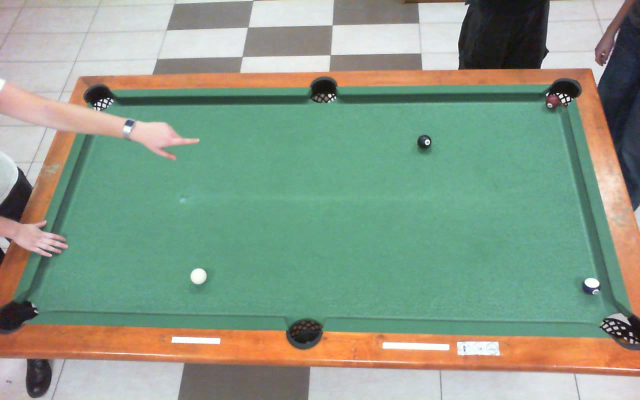
#> input picture back_raspberry/tests/fixtures/photos/live-2026-11-18/20261118-162227.jpg, 1280 x 800 px (shown at 1/2 size)
$ python -i calibration.py   (imports and definitions only)
#> lines starting #> are read from the running program, lines starting #| are printed output that depends on the picture; after the words box and inside, x2 and y2 are one past the last pixel; in counts of white or black regions, pixels touching at a corner belong together
"""Table boundary estimation, with robust straight-edge extrapolation past pockets.

Multiple color masks accommodate colored and low-saturation cloth. No learned
models or reference-photo-specific coordinates are used.
"""
import cv2
import numpy as np


def ordered(points):
    center = points.mean(axis=0)
    points = points[np.argsort(np.arctan2(points[:, 1] - center[1], points[:, 0] - center[0]))]
    upper = np.argsort(points[:, 1])[:2]
    return np.roll(points, -upper[np.argmin(points[upper, 0])], axis=0)


def refine_edges(contour, quad, diagonal):
    boundary = contour[:, 0, :].astype(float)
    lines, residuals = [], []
    for i in range(4):
        a, b = quad[i], quad[(i + 1) % 4]
        direction = b - a; length = np.linalg.norm(direction); direction /= length
        relative = boundary - a
        along = relative @ direction
        perpendicular = np.abs(relative[:, 0] * direction[1] - relative[:, 1] * direction[0])
        # Ignore pockets and corner bevels; use the middle 76% of each edge.
        selected = boundary[(along > length * .12) & (along < length * .88) & (perpendicular < diagonal * .025)]
        if len(selected) < 12 or np.ptp(selected @ direction) < length * .35:
            return None
        vx, vy, x, y = cv2.fitLine(selected.astype(np.float32), cv2.DIST_HUBER, 0, .01, .01).ravel()
        distances = np.abs((selected[:, 0] - x) * vy - (selected[:, 1] - y) * vx)
        inliers = selected[distances <= max(1.5, float(np.quantile(distances, .70)))]
        if len(inliers) >= 10:
            vx, vy, x, y = cv2.fitLine(inliers.astype(np.float32), cv2.DIST_HUBER, 0, .01, .01).ravel()
            # Score the robust line on the same inliers used to fit it. Pocket
            # gaps, shadows and textured rail boundaries are excluded above;
            # charging their old residual again rejects otherwise straight rails.
            distances = np.abs((inliers[:, 0] - x) * vy - (inliers[:, 1] - y) * vx)
        lines.append(np.array([vy, -vx, vx * y - vy * x]))
        residuals.append(float(np.median(distances)))
    corners = []
    for i in range(4):
        crossing = np.cross(lines[i - 1], lines[i])
        if abs(crossing[2]) < .08:
            return None
        corners.append(crossing[:2] / crossing[2])
    return np.float32(corners), float(np.mean(residuals))


def candidate_masks(image, settings=None):
    image = cv2.GaussianBlur(image, (3, 3), 0)
    hsv = cv2.cvtColor(image, cv2.COLOR_BGR2HSV)
    if settings is not None and settings.cloth_hue is not None:
        delta = np.abs(hsv[:, :, 0].astype(float) - settings.cloth_hue)
        delta = np.minimum(delta, 180 - delta)
        yield np.uint8((delta <= settings.hue_tolerance)
                       & (hsv[:, :, 1] >= settings.saturation_min)
                       & (hsv[:, :, 2] > 25)) * 255
        return
    lab = cv2.cvtColor(image, cv2.COLOR_BGR2LAB).astype(float)
    h, w = image.shape[:2]
    # Pale/grey cloth under spotlights can lose almost all hue information.
    for value in (75, 100, 120, 140, 170, 200):
        yield np.uint8((hsv[:, :, 1] < 90) & (hsv[:, :, 2] > value)) * 255
    sample = hsv[h // 8:h * 7 // 8:3, w // 8:w * 7 // 8:3].reshape(-1, 3)
    valid = sample[(sample[:, 1] > 50) & (sample[:, 2] > 45)]
    if len(valid):
        histogram = np.bincount(valid[:, 0], minlength=180).astype(float)
        histogram = sum(np.roll(histogram, k) for k in range(-3, 4))
        for _ in range(2):
            hue = int(histogram.argmax())
            if histogram[hue] < 50:
                break
            delta = np.abs(hsv[:, :, 0].astype(float) - hue); delta = np.minimum(delta, 180 - delta)
            for tolerance in (10, 18):
                yield np.uint8((delta <= tolerance) & (hsv[:, :, 1] > 45) & (hsv[:, :, 2] > 40)) * 255
            histogram[np.minimum(np.abs(np.arange(180) - hue), 180 - np.abs(np.arange(180) - hue)) < 25] = 0
    # Quantized LAB modes, not a single center pixel (which may be a ball).
    colors = lab[h // 5:h * 4 // 5:4, w // 5:w * 4 // 5:4].reshape(-1, 3)
    bins = (colors // np.array([24, 12, 12])).astype(int)
    keys, counts = np.unique(bins, axis=0, return_counts=True)
    seeds = []
    for key in keys[np.argsort(-counts)[:8]]:
        color = np.median(colors[np.all(bins == key, axis=1)], axis=0)
        if color[0] < 65 or any(np.linalg.norm((color - c) / [2, 1, 1]) < 15 for c in seeds):
            continue
        seeds.append(color)
        chroma = np.linalg.norm(lab[:, :, 1:] - color[1:], axis=2)
        for lightness in (24, 48):
            yield np.uint8((chroma < 18) & (np.abs(lab[:, :, 0] - color[0]) < lightness)) * 255
        if len(seeds) >= 3:
            break


def inner_cushion_edges(image, quad):
    """Find coherent parallel seams inward from the cloth-color silhouette.

    Median normal profiles ignore local balls, pocket gaps and printed marks.
    A visible inner cushion seam takes priority over the outer color boundary.
    """
    lab = cv2.GaussianBlur(cv2.cvtColor(image, cv2.COLOR_BGR2LAB), (3, 3), 0).astype(np.float32)
    h, w = image.shape[:2]; diagonal = np.hypot(w, h)
    interior = np.zeros((h, w), np.uint8)
    cv2.fillConvexPoly(interior, np.int32(quad.mean(axis=0) + .8 * (quad - quad.mean(axis=0))), 255)
    pale_cloth = np.median(cv2.cvtColor(image, cv2.COLOR_BGR2HSV)[:, :, 1][interior > 0]) < 90
    lines = []
    for i in range(4):
        a, b = quad[i], quad[(i + 1) % 4]
        direction = (b - a) / np.linalg.norm(b - a)
        normal = np.array([-direction[1], direction[0]])
        ts = np.r_[np.linspace(.16, .39, 22), np.linspace(.61, .84, 22)]
        positions = a + ts[:, None] * (b - a)
        offsets = np.arange(-int(diagonal * .012), int(diagonal * .040) + 1, dtype=float)
        grid = positions[:, None, :] + offsets[None, :, None] * normal
        samples = cv2.remap(lab, grid[:, :, 0].astype(np.float32), grid[:, :, 1].astype(np.float32), cv2.INTER_LINEAR, borderMode=cv2.BORDER_REPLICATE)
        gradient = np.linalg.norm(samples[:, 4:] - samples[:, :-4], axis=2)
        profile = np.median(gradient, axis=0)
        # The innermost significant transition leads into the flat cloth plane.
        # Adjacent cushion seams can form one broad gradient band. The last
        # coherent peak leads onto the cloth; choosing the strongest peak in
        # the band can include the cushion face in the playing surface.
        threshold = max(4., float(profile.max()) * .12)
        strong = profile > threshold
        groups = np.split(np.flatnonzero(strong), np.where(np.diff(np.flatnonzero(strong)) > 1)[0] + 1)
        groups = [g for g in groups if len(g) and offsets[g[-1] + 2] < offsets[-1] - 2]
        if groups:
            group = groups[-1]
            peaks = [j for j in group if 0 < j < len(profile) - 1
                     and profile[j] >= profile[j - 1] and profile[j] >= profile[j + 1]]
            peak = peaks[-1] if peaks else group[np.argmax(profile[group])]
            low, high = max(0, peak - 2), min(gradient.shape[1], peak + 3)
            best = low + np.argmax(gradient[:, low:high], axis=1)
            valid = gradient[np.arange(len(best)), best] > max(4., profile[peak] * .5)
            points = positions[valid] + offsets[best[valid] + 2, None] * normal
            if len(points) >= 22:
                if pale_cloth:
                    # Achromatic thresholds may cut across a lighting gradient;
                    # use the photometric seam to correct that coarse angle.
                    vx, vy, x, y = cv2.fitLine(points.astype(np.float32), cv2.DIST_HUBER, 0, .01, .01).ravel()
                    lines.append(np.array([vy, -vx, vx * y - vy * x])); continue
                # Preserve the robust full-rail angle on colored cloth.
                offset = float(np.median(offsets[best[valid] + 2]))
                lines.append(np.array([normal[0], normal[1], -normal @ (a + offset * normal)])); continue
        lines.append(np.array([normal[0], normal[1], -normal @ a]))
    intersections = []
    for i in range(4):
        p = np.cross(lines[i - 1], lines[i])
        if abs(p[2]) < .08:
            return quad
        intersections.append(p[:2] / p[2])
    refined = np.float32(intersections)
    if not cv2.isContourConvex(refined) or cv2.contourArea(refined, oriented=True) < cv2.contourArea(quad) * .65:
        return quad
    return refined


def find_table(image, settings=None, *, allow_curved=False):
    height, width = image.shape[:2]
    scale = min(1, 1000 / max(width, height))
    small = cv2.resize(image, None, fx=scale, fy=scale)
    h, w = small.shape[:2]; diagonal = float(np.hypot(w, h))
    best = None
    for mask in candidate_masks(small, settings):
        mask = cv2.morphologyEx(mask, cv2.MORPH_OPEN, cv2.getStructuringElement(cv2.MORPH_ELLIPSE, (7, 7)))
        mask = cv2.morphologyEx(mask, cv2.MORPH_CLOSE, np.ones((5, 5), np.uint8))
        contours, _ = cv2.findContours(mask, cv2.RETR_EXTERNAL, cv2.CHAIN_APPROX_NONE)
        for contour in sorted(contours, key=cv2.contourArea, reverse=True)[:2]:
            area = cv2.contourArea(contour)
            if not .08 * h * w < area < .985 * h * w:
                continue
            hull = cv2.convexHull(contour)
            quad = None
            for epsilon in (.012, .020, .030, .045, .060):
                approximation = cv2.approxPolyDP(hull, epsilon * cv2.arcLength(hull, True), True)
                if len(approximation) == 4:
                    quad = ordered(approximation[:, 0, :].astype(float)); break
            if quad is None:
                continue
            refined = refine_edges(contour, quad, diagonal)
            if refined is None:
                continue
            points, residual = refined
            if not cv2.isContourConvex(points) or cv2.contourArea(points, oriented=True) <= 0:
                continue
            if np.any(points < -diagonal * .025) or np.any(points[:, 0] > w + diagonal * .025) or np.any(points[:, 1] > h + diagonal * .025):
                continue
            lengths = np.linalg.norm(np.roll(points, -1, axis=0) - points, axis=1)
            if min(lengths) < diagonal * .1:
                continue
            polygon = np.zeros_like(mask); cv2.fillConvexPoly(polygon, np.int32(points), 255)
            coverage = np.count_nonzero((mask > 0) & (polygon > 0)) / max(1, np.count_nonzero(polygon))
            convexity = min(1., area / max(1, cv2.contourArea(hull)))
            straightness = float(np.exp(-residual / 2))
            if coverage < .78 or convexity < .80 or straightness < (.08 if allow_curved else .35):
                continue
            score = .40 * coverage + .25 * convexity + .25 * straightness + .10 * min(1, area / (h * w) * 2)
            if best is None or score > best[0]:
                best = (score, points, contour[:, 0, :].astype(float))
    if best is None:
        return None
    score, points, boundary = best
    points = inner_cushion_edges(small, points)
    normalized = [{"x": float(np.clip(x / scale / (width - 1), 0, 1)), "y": float(np.clip(y / scale / (height - 1), 0, 1))} for x, y in points]
    return {"boundary": boundary / scale, "corners": normalized, "quality": float(round(score, 3)), "method": "color consensus + robust edge intersections"}

>>> import cv2
>>> picture = cv2.imread('../../tests/fixtures/photos/live-2026-11-18/20261118-162227.jpg')
#> picture is the input picture: shape (800, 1280, 3); mean B, G, R 136.9, 155.5, 137.4
>>> result = find_table(picture)
#> the loop in find_table, `for mask in candidate_masks(small, settings):` made 16 passes
#> pass 1, in find_table, `mask = cv2.morphologyEx(mask, cv2.MORPH_OPEN, cv2.getStructuringElemen..`:
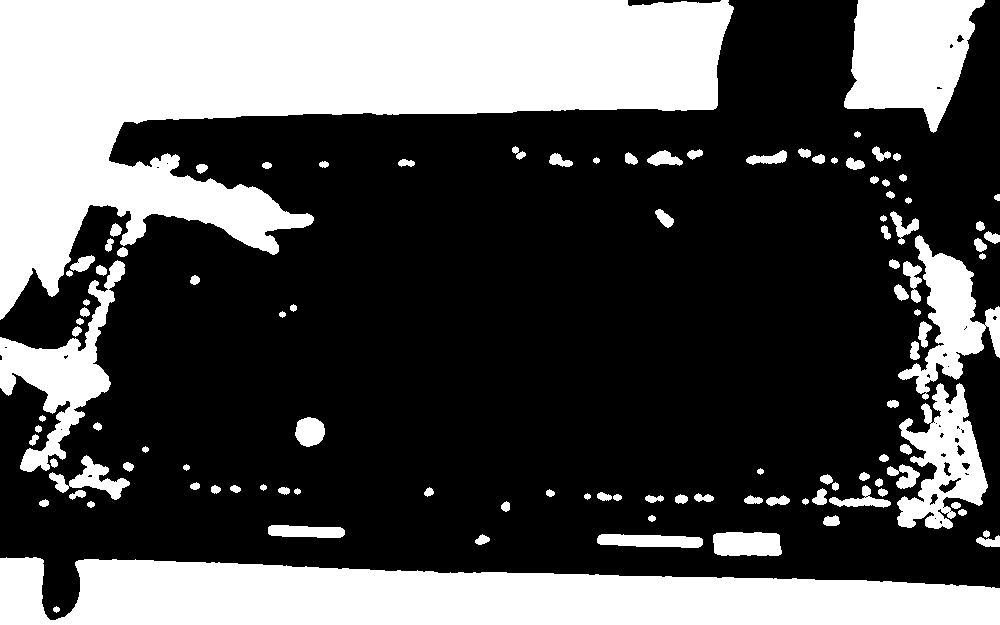
#> mask: shape (625, 1000); 33.3% white; 111 white regions, largest, box (x1, y1, x2, y2) and area: (0, 0, 734, 320) 108201, (0, 557, 1000, 625) 51380, (844, 0, 985, 133) 12456
#> pass 1, in find_table, `mask = cv2.morphologyEx(mask, cv2.MORPH_CLOSE, np.ones((5, 5), np.uint..`:
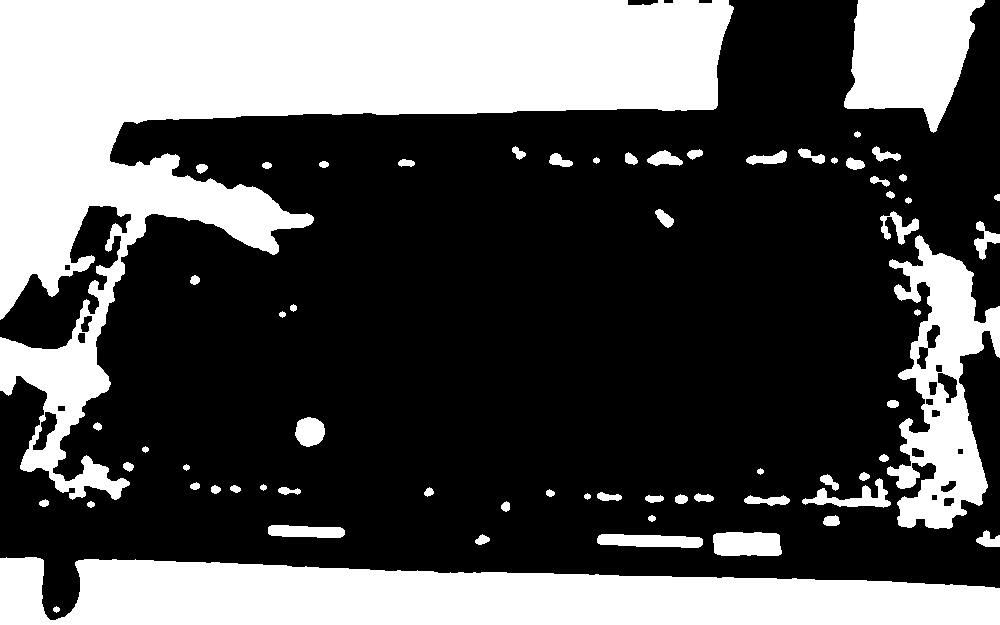
#> mask: shape (625, 1000); 33.7% white; 67 white regions, largest, box (x1, y1, x2, y2) and area: (0, 0, 734, 500) 119425, (0, 557, 1000, 625) 51408, (887, 235, 1000, 529) 15803
#> after the loop in find_table, `for mask in candidate_masks(small, settings):`:
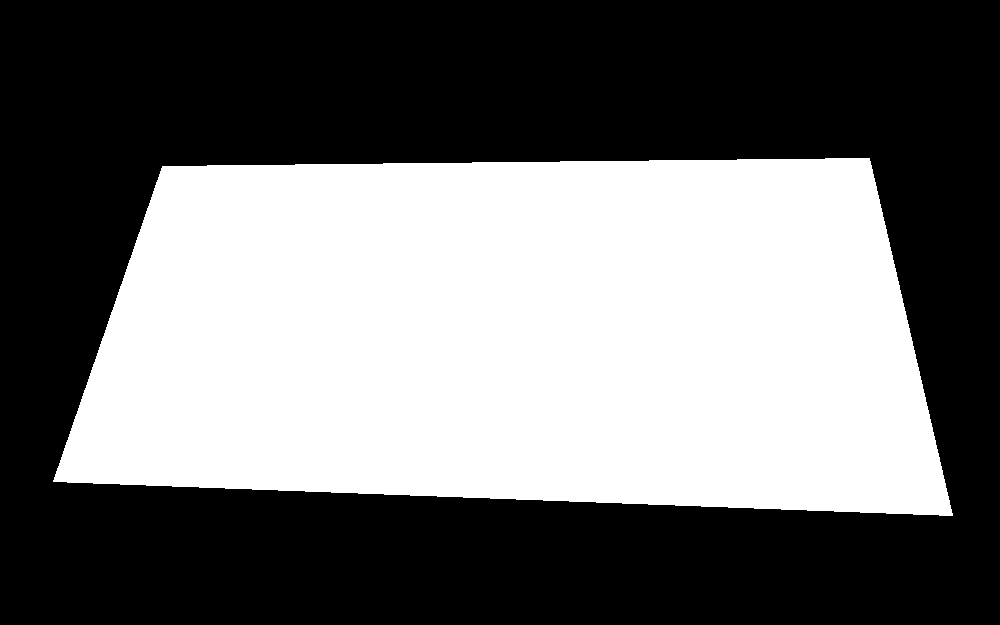
#> polygon: shape (625, 1000); 43.4% white; 1 white region, box (x1, y1, x2, y2) and area: (53, 158, 953, 516) 271117
#> in find_table, `score, points, boundary = best`: score = 0.926; points = [[162.9, 166.7], [869.8, 158.5], [952.4, 515.2], [53.92, 481.4]]; boundary = 2860 pairs, first value 61 to 951, second value 157 to 526
#> in inner_cushion_edges, `lab = cv2.GaussianBlur(cv2.cvtColor(image, cv2.COLOR_BGR2LAB), (3, 3),..`:
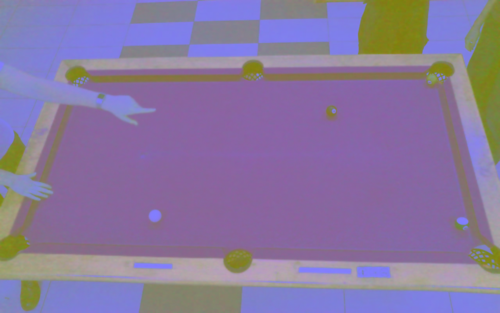
#> lab: shape (625, 1000, 3) float32 (shown at 1/2 size); mean B, G, R 159.4, 119.5, 136.7
#> in inner_cushion_edges, `diagonal = np.hypot(w, h)`: diagonal = 1179.2
#> in inner_cushion_edges, `cv2.fillConvexPoly(interior, np.int32(quad.mean(axis=0) + .8 * (quad -..`:
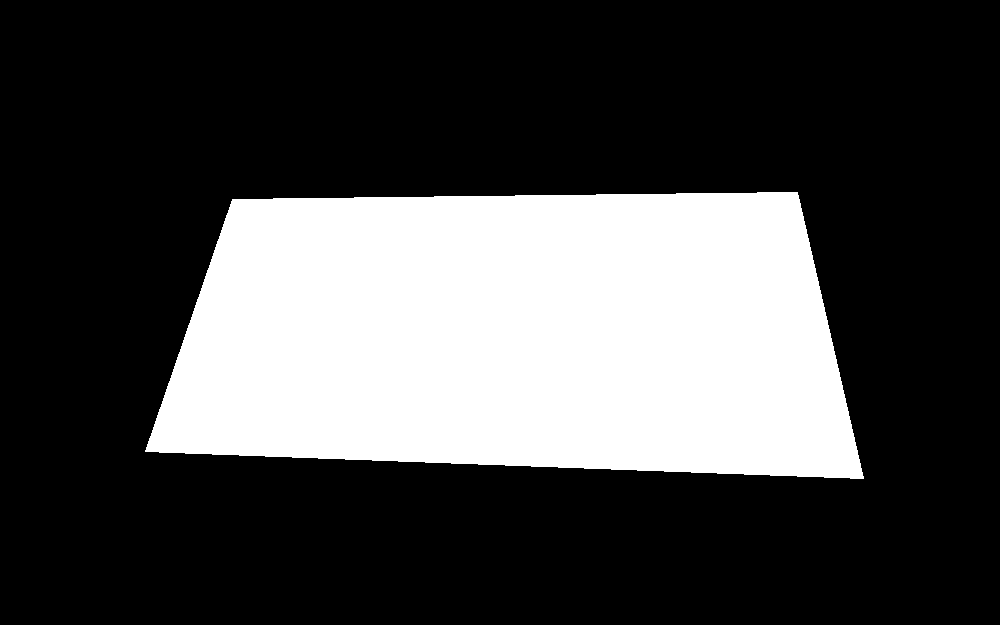
#> interior: shape (625, 1000); 27.8% white; 1 white region, box (x1, y1, x2, y2) and area: (145, 192, 864, 479) 173581
#> in inner_cushion_edges, `pale_cloth = np.median(cv2.cvtColor(image, cv2.COLOR_BGR2HSV)[:, :, 1]..`: pale_cloth = False
#> the loop in inner_cushion_edges, `for i in range(4):` made 4 passes
#> (a, b, direction, normal, threshold, group, peaks, peak) on passes 2 to 4: ([869.8, 158.5], [952.4, 515.2], [0.226, 0.974], [-0.974, 0.226], 5.06, [17, 18, 19], [17], 17), ([952.4, 515.2], [53.92, 481.4], [-0.999, -0.0375], [0.0375, -0.999], 4, [35], [35], 35), ([53.92, 481.4], [162.9, 166.7], [0.327, -0.945], [0.945, 0.327], 4, [24, 25, 26], [24, 26], 26)
#> pass 1, in inner_cushion_edges, `samples = cv2.remap(lab, grid[:, :, 0].astype(np.float32), grid[:, :, ..`:
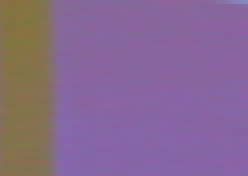
#> samples: shape (44, 62, 3) float32 (shown 4 times larger); mean B, G, R 144, 104.2, 135
#> after the loop in inner_cushion_edges, `for i in range(4):`:
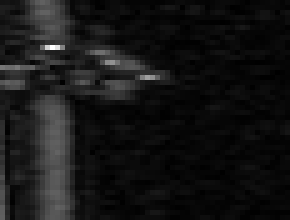
#> gradient: shape (44, 58) float32 (shown 5 times larger); min 0.0713, max 88.92, mean 7.6; drawn with min black and max white
#> after the loop in inner_cushion_edges, `for i in range(4):`: lines = [[0.0116, 1, -167.6], [-0.974, 0.226, 808.5], [0.0375, -0.999, 456.1], [0.945, 0.327, -221.4]]
#> the loop in inner_cushion_edges, `for i in range(4):` made 4 passes
#> p on passes 1 to 4: [166.6, 155.8, 0.941], [846.3, 153.9, 0.977], [910.9, 474.6, 0.965], [72.09, 439.3, 0.957]
#> after the loop in inner_cushion_edges, `for i in range(4):`: intersections = [[177, 165.6], [866.5, 157.6], [943.9, 491.8], [75.36, 459.2]]
#> in inner_cushion_edges, `refined = np.float32(intersections)`: refined has the same summary as intersections
#> in find_table, `points = inner_cushion_edges(small, points)`: points has the same summary as intersections in inner_cushion_edges
#> in find_table, `normalized = [{"x": float(np.clip(x / scale / (width - 1), 0, 1)), "y"..`: normalized = 4 items
#> result = 4 items
